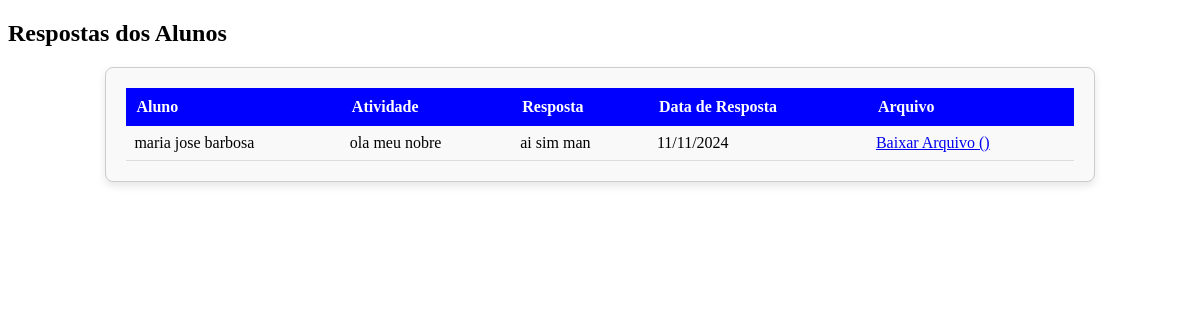
Page /atividade/respostas on the committed database.
### models.py (models this page shows, shortened)
class Resposta(db.Model):
    __tablename__ = 'respostas'
    id = db.Column(db.Integer, primary_key=True)
    aluno_id = db.Column(db.Integer, db.ForeignKey('usuarios.id'), nullable=False)
    atividade_id = db.Column(db.Integer, db.ForeignKey('atividades.id'), nullable=False)
    resposta = db.Column(db.Text, nullable=False)
    arquivo_resposta = db.Column(db.LargeBinary)
    extensao = db.Column(db.String(10))
    data_resposta = db.Column(db.DateTime, default=db.func.current_timestamp())
    user = db.relationship('User', back_populates='respostas')
    atividade = db.relationship('Atividade', back_populates='respostas')

class User(UserMixin, db.Model):
    __tablename__ = 'usuarios'
    id = db.Column(db.Integer, primary_key=True)
    nome = db.Column(db.String(150), nullable=False)
    email = db.Column(db.String(150), unique=True, nullable=False)
    senha = db.Column(db.String(150), nullable=False)
    turma = db.Column(db.String(50))
    numero = db.Column(db.String(50))
    role = db.Column(db.String(50))
    mensagens = db.relationship('Mensagem', back_populates='user')
    respostas = db.relationship('Resposta', back_populates='user')

class Atividade(db.Model):
    __tablename__ = 'atividades'
    id = db.Column(db.Integer, primary_key=True)
    titulo = db.Column(db.String, nullable=False)
    descricao = db.Column(db.String, nullable=False)
    arquivo = db.Column(db.LargeBinary)  # Store files as binary
    extensao = db.Column(db.String(10))
    data_envio = db.Column(db.DateTime, default=db.func.current_timestamp())
    respostas = db.relationship('Resposta', back_populates='atividade')

### atividade.py (the view)
@atividade_bp.route('/respostas')
def respostas():
    lista_respostas = obter_respostas()  # Obtém as respostas formatadas
    return render_template('respostas.html', respostas=lista_respostas)

### atividade.py (called while the page is built)
def obter_respostas():
    respostas = db.session.query(
        User.nome.label("aluno"),
        Atividade.titulo.label("titulo_atividade"),
        Resposta.resposta,
        Resposta.data_resposta,
        Resposta.id,
        Resposta.arquivo_resposta
    ).join(Resposta.user).join(Resposta.atividade).all()
    lista_respostas = [
        {
            "aluno": resposta.aluno,
            "titulo_atividade": resposta.titulo_atividade,
            "resposta": resposta.resposta,
            "data_resposta": resposta.data_resposta.strftime("%d/%m/%Y") if resposta.data_resposta else "",
            "arquivo_resposta_id": resposta.id if resposta.arquivo_resposta else None
        }
        for resposta in respostas
    ]
    return lista_respostas

### templates/respostas.html (shortened to what this page needs)
<!DOCTYPE html>
<html lang="en">
<head>
</head>
<body>
    <h2>Respostas dos Alunos</h2>
    <section >
        <table>
            <thead>
                <tr>
                    <th>Aluno</th>
                    <th>Atividade</th>
                    <th>Resposta</th>
                    <th>Data de Resposta</th>
                    <th>Arquivo</th>
                </tr>
            </thead>
            <tbody id="respostas-body">
                {% for resposta in respostas %}
                <tr>
                    <td>{{ resposta.aluno }}</td>
                    <td>{{ resposta.titulo_atividade }}</td>
                    <td>{{ resposta.resposta }}</td>
                    <td>{{ resposta.data_resposta }}</td>
                    <td>
                        {% if resposta.arquivo_resposta_id %}
                            <a href="{{ url_for('atividade.download_resposta', resposta_id=resposta.arquivo_resposta_id) }}">
                                Baixar Arquivo ({{ resposta.extensao|upper }})
                            </a>
                        {% else %}
                            Nenhum arquivo enviado
                        {% endif %}
                    </td>
                </tr>
            {% endfor %}
            </tbody>
        </table>
    </section>
</body>
</html>

### templates/respostas.html (style rules this page uses)
section { width: 80%; margin: 20px auto; padding: 20px; border: 1px solid #ccc; border-radius: 8px; background-color: #f9f9f9; box-shadow: 0px 4px 8px rgba(0, 0, 0, 0.1); }
table { width: 100%; border-collapse: collapse; font-size: 16px; }
table thead th { background-color: blue; color: white; padding: 10px; text-align: left; }
table tbody td { padding: 8px; text-align: left; border-bottom: 1px solid #ddd; }

### rows in the picture
Resposta: aluno "maria jose barbosa", titulo_atividade "ola meu nobre", resposta "ai sim man", data_resposta "11/11/2024"
